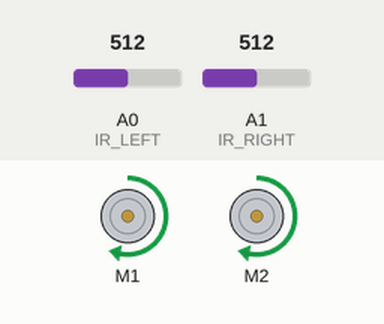
Bench run of a sketch on a simulated Arduino Uno, built with avr-gcc and run on an emulated ATmega328P. Shown: 2 × DC motor (green arrow = forward, orange = backward, longer = faster). The inputs (shaded band) are chosen by the test bench; at power-on: A0 (IR_LEFT) = 512, A1 (IR_RIGHT) = 512. What the sketch prints to the serial monitor is not drawn.

Above: at 0.1 s.
Timing chart, 0 to 1.6 s (numbered marks = the images above):
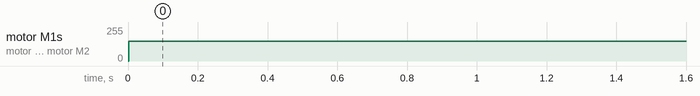

Measured:
- by itself, motor M1, motor M2: stopped → forward 150/255 at 0.00 s

The sketch:

Reading_IR_Sensors.ino
```cpp
#include <Wire.h>
#include <Adafruit_MotorShield.h>
#define IR_LEFT A0  // Left IR sensor connected to pin A0
#define IR_RIGHT A1 // Right IR sensor connected to pin A1

Adafruit_MotorShield AFMS = Adafruit_MotorShield();
Adafruit_DCMotor *leftMotor = AFMS.getMotor(1);
Adafruit_DCMotor *rightMotor = AFMS.getMotor(2);

int leftSensorValue;
int rightSensorValue;

void setup() {
  Serial.begin(9600);
  AFMS.begin();

  leftMotor->setSpeed(150);
  rightMotor->setSpeed(150);
  leftMotor->run(FORWARD);
  rightMotor->run(FORWARD);
}

void loop() {
  // Read sensor values
  leftSensorValue = analogRead(IR_LEFT);
  rightSensorValue = analogRead(IR_RIGHT);

  // Print values for debugging and calibration
  Serial.print("Left Sensor: ");
  Serial.print(leftSensorValue);
  Serial.print(" | Right Sensor: ");
  Serial.println(rightSensorValue);

  delay(100);
}
```
